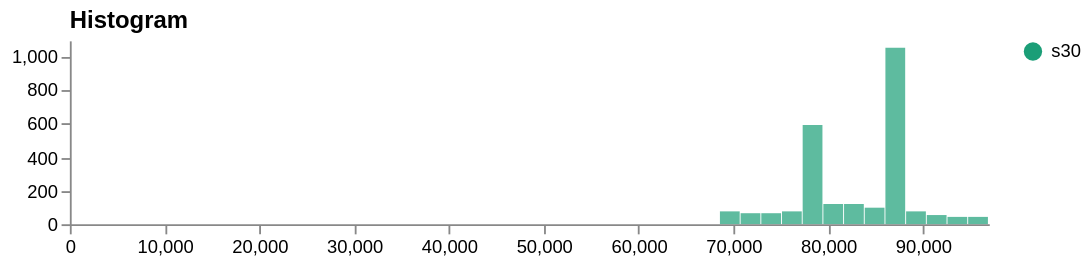

Vega-Lite specification for this chart:
### Vega specification from a JSON file in a GitHub repository (floating-point values rounded to 4 significant figures)
{"$schema": "https://vega.github.io/schema/vega/v5.json", "description": "Histogram for visualizing a univariate distribution using static bins.", "width": 500, "height": 100, "padding": 5, "data": [{"name": "binned", "values": [{"bin0": 68580.0, "bin1": 70760.0, "count": 77, "label": "s30"}, {"bin0": 70760.0, "bin1": 72940.0, "count": 65, "label": "s30"}, {"bin0": 72940.0, "bin1": 75120.0, "count": 68, "label": "s30"}, {"bin0": 75120.0, "bin1": 77310.0, "count": 81, "label": "s30"}, {"bin0": 77310.0, "bin1": 79490.0, "count": 590, "label": "s30"}, {"bin0": 79490.0, "bin1": 81670.0, "count": 123, "label": "s30"}, {"bin0": 81670.0, "bin1": 83850.0, "count": 117, "label": "s30"}, {"bin0": 83850.0, "bin1": 86040.0, "count": 98, "label": "s30"}, {"bin0": 86040.0, "bin1": 88220.0, "count": 1057, "label": "s30"}, {"bin0": 88220.0, "bin1": 90400.0, "count": 81, "label": "s30"}, {"bin0": 90400.0, "bin1": 92580.0, "count": 52, "label": "s30"}, {"bin0": 92580.0, "bin1": 94760.0, "count": 49, "label": "s30"}, {"bin0": 94760.0, "bin1": 96950.0, "count": 41, "label": "s30"}]}, {"name": "xref", "values": []}, {"name": "yref", "values": []}, {"name": "_ranges", "source": ["binned"], "transform": [{"type": "aggregate", "fields": ["bin0", "bin1"], "ops": ["min", "max"], "as": ["min", "max"]}]}], "legends": [{"fill": "color"}], "scales": [{"name": "xscale", "type": "linear", "range": "width", "domain": {"data": "_ranges", "fields": ["min", "max"]}}, {"name": "yscale", "type": "linear", "range": "height", "round": true, "domain": {"data": "binned", "field": "count"}, "zero": true, "nice": true}, {"name": "color", "type": "ordinal", "domain": {"data": "binned", "field": "label"}, "range": {"scheme": "dark2"}}], "axes": [{"orient": "bottom", "scale": "xscale", "zindex": 1}, {"orient": "left", "scale": "yscale", "tickCount": 5, "zindex": 1}], "title": {"text": "Histogram", "orient": "top", "anchor": "start", "frame": "group"}, "marks": [{"name": "bins", "type": "rect", "from": {"data": "binned"}, "encode": {"update": {"x": {"scale": "xscale", "field": "bin0"}, "x2": {"scale": "xscale", "field": "bin1", "offset": -0.5}, "y": {"scale": "yscale", "field": "count"}, "y2": {"scale": "yscale", "value": 0}, "tooltip": {"field": "count"}, "fill": {"scale": "color", "field": "label"}, "opacity": {"value": 0.7}}, "hover": {"fill": {"value": "firebrick"}}}}, {"name": "x_highlights", "type": "rule", "clip": true, "from": {"data": "xref"}, "encode": {"enter": {"stroke": {"value": "red"}}, "update": {"x": {"scale": "xscale", "field": "value"}, "y2": {"value": 0}, "y": {"signal": "height"}, "opacity": {"value": 1}}}}, {"name": "y_highlights", "type": "rule", "clip": true, "from": {"data": "yref"}, "encode": {"enter": {"stroke": {"value": "red"}}, "update": {"y": {"scale": "yscale", "field": "value"}, "x2": {"value": 0}, "x": {"signal": "width"}, "opacity": {"value": 1}}}}]}
